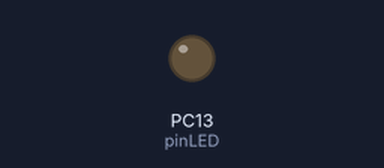
Recording of a sketch running on a simulated STM32 Blue Pill. Shown: output pins drawn as LEDs (lit = HIGH).

Above: at 0.8 s.
At 5.3 s:
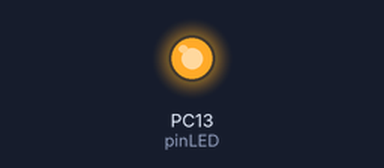
Timing chart, 0 to 9.1 s (numbered marks = the images above):
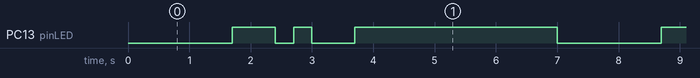

Measured:
- by itself, PC13 (pinLED): repeats every 7.0 s: LOW 0.30 s, HIGH 0.30 s, LOW 0.70 s, HIGH 3.3 s, LOW 1.7 s, HIGH 0.70 s
- by itself, everything shown: repeats every 7.0 s, in 6 steps

The sketch:

stm32LED.ino
```cpp
/*安裝步驟(先別問為什麼,至少比起我或你/妳模仿網路教學文章,卻沒一個模仿/重複實驗成功的來得好)*/
/*你若沒有取得下面描述的任何一項工具,或許,這些步驟不會有幫助*/
//安裝ST-LINK utility：「[ STM32 ST-LINK utility ]en.stsw-link004」
//安裝ST-link v2 driver：「[ ST-link v2 driver ]en.stsw-link009」
//安裝Programmer：「我自載的ST stm32CubeProgrammer(for 不同的OS環境)」的en.stm32cubeprg-win64_v2-6-0
//記得板子要跳線!
//記得參考githum.com/stm32duino「 https://github.com/stm32duino/Arduino_Core_STM32 」
//  檔案>偏好設定>額外開發管理員網址「 https://github.com/stm32duino/BoardManagerFiles/raw/master/package_stmicroelectronics_index.json 」
//  工具>開發版>開發版管理員, 鍵入STM32
//  工具>開發版:>選「Generic STM32F1 series」(選下去大概要等個1~3秒,讓IDE自己調整選項)
//  工具>Board part number:>選「Generic F103C8Tx」
//  工具>U(S)ART support:>選「Enabled(generic 'Serial')」
//  工具>USB support(if available):>維持「"無"」
//  工具>USB speed(if available):>維持「"Low/Full Speed"」
//  工具>Optimize:>維持「"Smallest(-Os default)"」
//  工具>C Runtime Library:>維持「"Newlib Nano(default)"」
//  工具>Upload method:>選「"STM32CubeProgrammer(SWD)"」
//以上設定完畢!就能直接編譯/燒錄了!!
//以上軟硬體環境：ACER Aspire V5-472g(notebook), OS:win10 64bit(20H2版)


//STM32上pin 13(PC13)接的LED預設是LOW=1,HIGH=0
//LED顯示的電壓值與人類習慣性直觀不同，其原因與硬體有關，在此不多做解釋，懂的人自己想通，不懂的自己再上網查(pull-up/pull-down circuit)。

//以下是測試程式 on STM32F103C8T6(ARM cortex-m3) with arduino
#define pinLED PC13

void setup()
{
  //Serial.begin(9600);
  pinMode(pinLED, OUTPUT);
}

void loop()
{

//STM32上pin 13(PC13)接的LED預設是LOW=1,HIGH=0
  digitalWrite(pinLED, LOW);
  delay(1700);
  digitalWrite(pinLED, HIGH);
  delay(700);
  digitalWrite(pinLED, LOW);
  delay(300);
  digitalWrite(pinLED, HIGH);
  delay(300);
  digitalWrite(pinLED, LOW);
  delay(700);
  digitalWrite(pinLED, HIGH);
  delay(3300);
  //Serial.println("Hello World");
}
```
